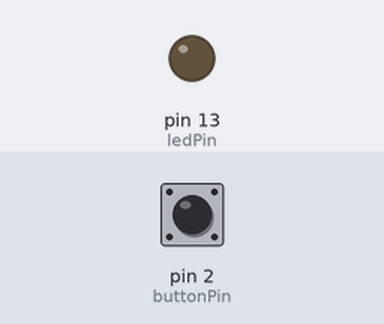
This sketch was run on a simulated Arduino Uno, built with avr-gcc and run on an emulated ATmega328P. Shown: output pins drawn as LEDs (lit = HIGH). The inputs (shaded band) are chosen by the test bench; at power-on: pin 2 (buttonPin) LOW.

Above: at 1.2 s.
1.3 s: pin 2 (buttonPin) pulled HIGH for 3.2 s
At 3.4 s:
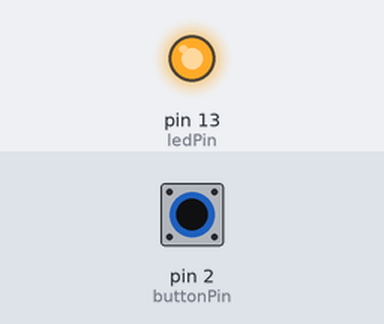
7.5 s: pin 2 (buttonPin) pulled HIGH for 0.15 s
At 10.5 s:
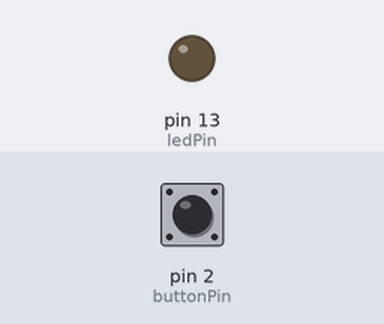
10.6 s: pin 2 (buttonPin) pulled HIGH for 1 s
At 12.9 s:
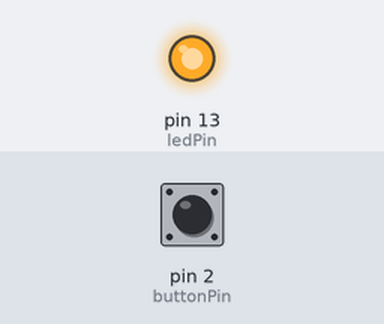
Timing chart, 0 to 14.9 s (numbered marks = the images above; inputs shaded):
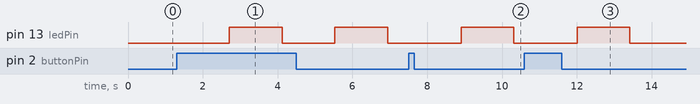

The sketch:

button_led_analogwrite.ino
```cpp
int ledPin = 13;
int buttonPin = 2;  //버튼이랑 led 변수 할당부터.

void setup() {  //일단 setup함수로 시작.
  pinMode(buttonPin, INPUT);  //  2번핀으로 입력 받기. 라고 함수를 짜놨다~
}

void loop() {
  int buttonInput = digitalRead(buttonPin);  //2번핀의 버튼값을 함수로 읽어와서 버튼인풋 입력값에 저장하기?
  if(buttonInput == HIGH) {  //버튼입력값 저장된 게 켜져있다면
    for(int t_high = 0; t_high < 256; t_high++) {  //t_high가 뭐더라.. 타임 하이라고 하네요~
    analogWrite(ledPin, t_high);  //13번 핀에 불값 넣어라?
    delay(11);
    }
  }
  else {  //그럼 이건 버튼입력값이 꺼져 있을 경우?
    analogWrite(ledPin, 0);  //이것도 무슨 뜻인지는 정확히 모르겠지만 아무튼 13번핀 불 끄란 거지?
  }
}
```

Measured:
- after the input at 1.3 s, pin 13 (ledPin): alternates HIGH for 1.4 s and LOW for 1.4 s, starting after 1.4 s
- after the input at 7.5 s, pin 13 (ledPin): LOW → HIGH after 1.4 s, → LOW 1.4 s later
- after the input at 10.6 s, pin 13 (ledPin): LOW → HIGH after 1.4 s, → LOW 1.4 s later
